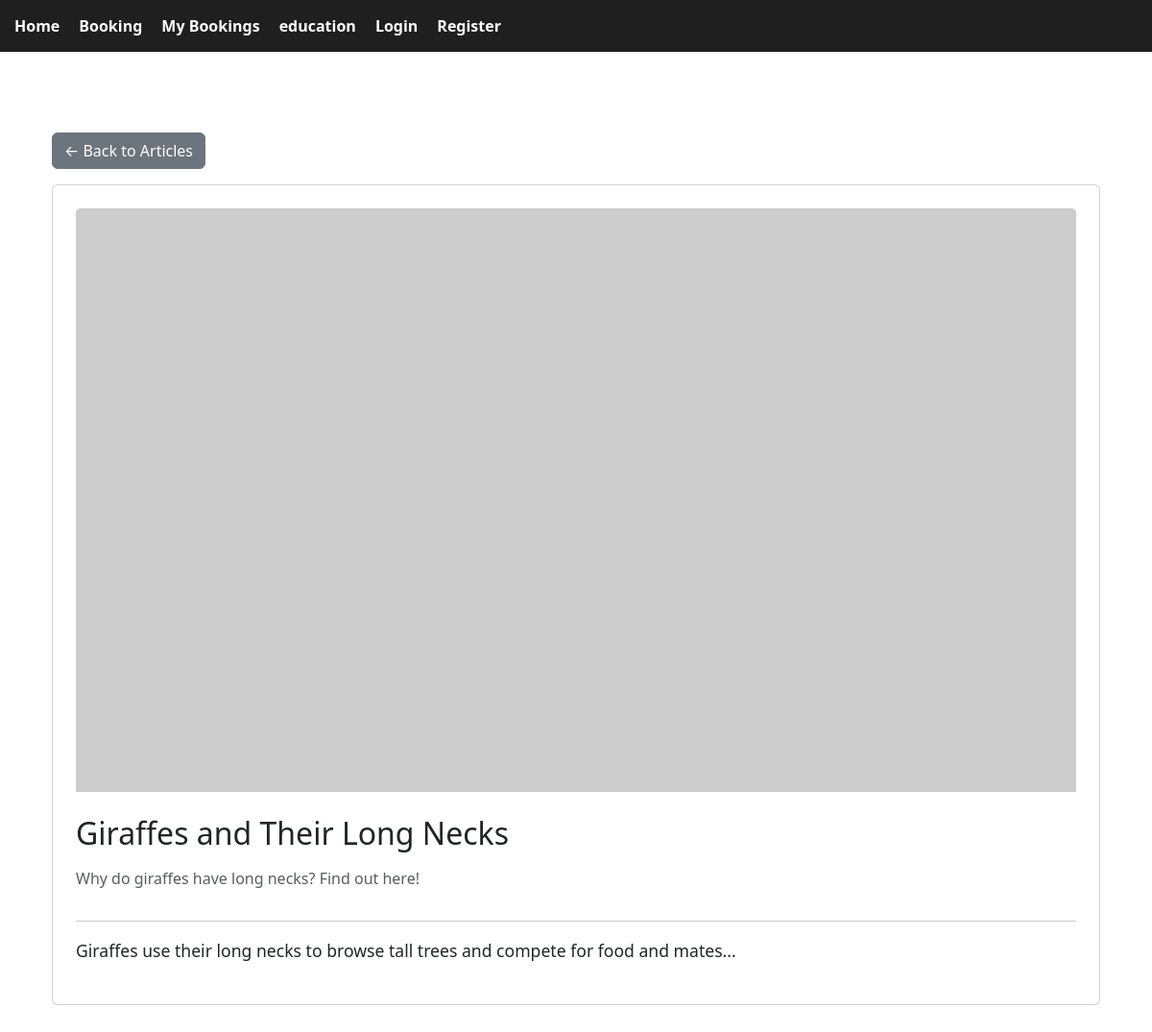
Screenshot of /article/4 with the database file from the repository.
### tables this page shows
CREATE TABLE education (
        id INTEGER PRIMARY KEY AUTOINCREMENT,
        title TEXT NOT NULL,
        summary TEXT,
        image TEXT,
        content TEXT
    );

### app.py (the view)
@app.route("/article/<int:article_id>")
def article_detail(article_id):
    db = get_db()
    db.row_factory = sqlite3.Row
    c = db.cursor()
    article = c.execute("""
        SELECT * FROM education WHERE id=?
    """, (article_id,)).fetchone()
    if article is None:
        return "Article not found", 404
    return render_template("article_detail.html", article=article)

### app.py (called while the page is built)
def get_db():
    return sqlite3.connect("booking.db", check_same_thread=False)

### templates/article_detail.html
{% extends "base.html" %}
{% block content %}
<div class="container mt-4">
    <a href="/education" class="btn btn-secondary mb-3">← Back to Articles</a>
    <div class="card p-4">
        <img src="{{ article['image'] or 'https://via.placeholder.com/800x400' }}"
             class="card-img-top mb-4"
             alt="{{ article['title'] }}">
        <h2 class="mb-3">{{ article['title'] }}</h2>
        <p class="text-muted">{{ article['summary'] }}</p>
        <hr>
        <p style="font-size: 1.1rem; line-height: 1.7;">
            {{ article['content'] }}
        </p>
    </div>
</div>
{% endblock %}

### static/styles.css (style rules this page uses)
body { font-family: Arial, sans-serif; margin: 0; }
.container { padding: 30px; }
body { font-family: Calibri, sans-serif; }

### rows the page displays
education: title "Giraffes and Their Long Necks", summary "Why do giraffes have long necks? Find out here!", content "Giraffes use their long necks to browse tall trees and compete for food and mates..."
